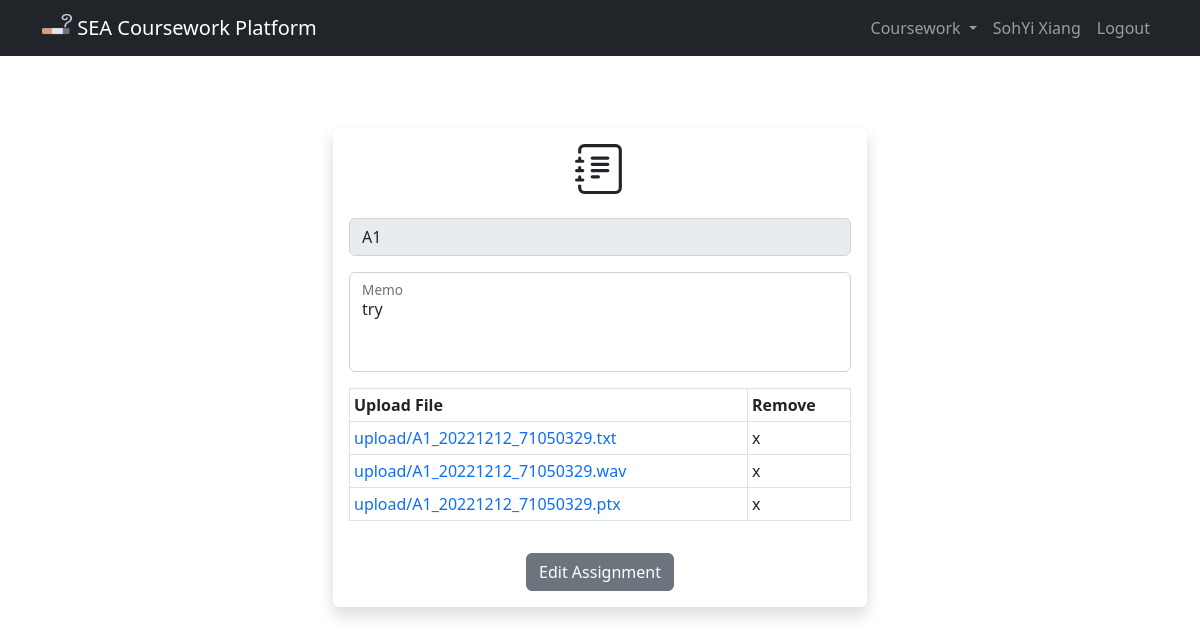
/coursework/5/assignment/5/edit (signed in), run on an earlier commit of the app's database.
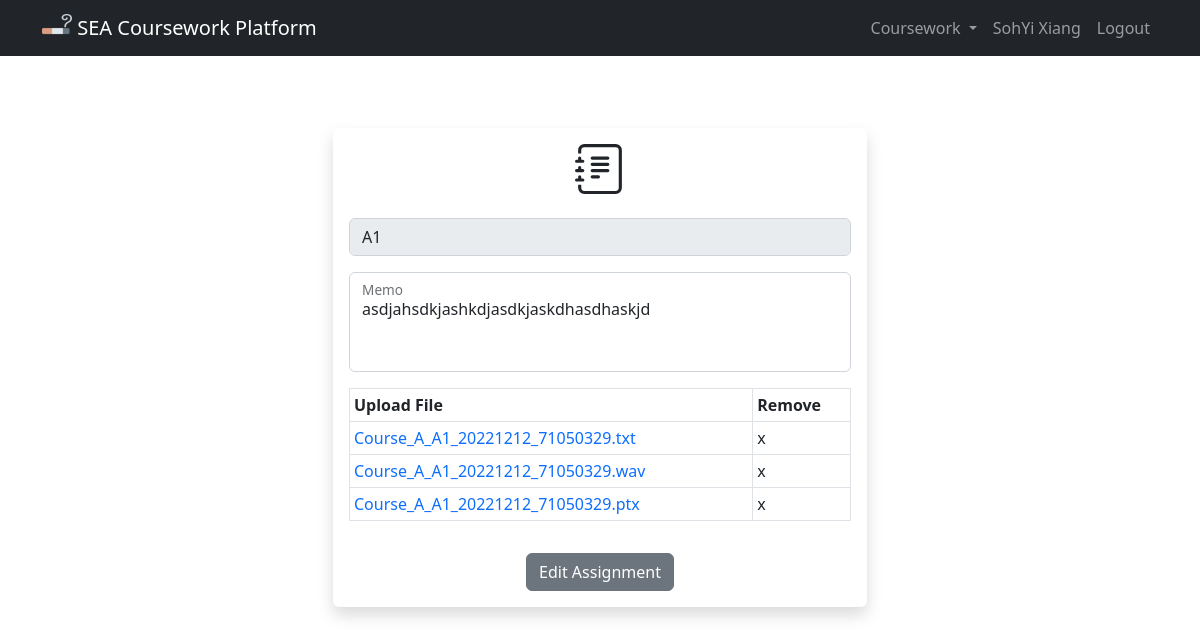
And on a later commit of the database.
### coursework/models.py (models this page shows, shortened)
class AssigmentStatus(models.Model):
    assignment = models.ForeignKey(
        Assignment,
        on_delete=models.PROTECT,
        related_name="status"
    )
    student = models.ForeignKey(
        User,
        on_delete=models.PROTECT,
        related_name="assignment_student"
    )
    memo = models.TextField(
        blank=True,
        null=True
    )

class UploadFile(models.Model):
    assignment = models.ForeignKey(
        AssigmentStatus,
        on_delete=models.CASCADE,
        related_name="upload_file"
    )
    file = models.FileField(upload_to=path_and_rename)

### coursework/views.py (the view)
@login_required
def edit_assignment(request, coursework_id, assignment_id):
    user = request.user
    assignment = Assignment.objects.get(pk=int(assignment_id))
    if user_in_coursework(user, coursework_id, assignment):
        if request.method == "POST":
            return
        else:
            assigment_status = AssigmentStatus.objects.get(
                assignment=assignment,
                student=user
            )
            return render(request, "coursework/edit_assignment.html", {
                "assignment": assignment,
                "assigment_status": assigment_status,
                "upload_file": UploadFile.objects.filter(assignment=assigment_status)
            })
    else:
        messages.error(
            request, "Something went wrong!"
        )
        return HttpResponseRedirect(reverse("index"))

### coursework/models.py (called while the page is built)
    def __str__(self):
        return self.name

    def __str__(self):
        return self.title

### coursework/views.py (called while the page is built)
def user_in_coursework(user, coursework_id, assignment):
    coursework = Coursework.objects.get(pk=int(coursework_id))
    if user in coursework.taken_person.all() and assignment.coursework == coursework:
        return True
    else:
        return False

### coursework/templates/coursework/edit_assignment.html (shortened to what this page needs)
{% extends "coursework/layout.html" %}
{% block body %}
<section>
  <div class="container mt-5 pt-5">
    <div class="row">
      <div class="col-12 col-sm-8 col-md-6 m-auto">
        <div class="card border-0 shadow">
          <div class="card-body">
            <div class="text-center">
            </div>
            <form action="" class="needs-validation" method="post" novalidate>
              <div class="mb-3">
                <input type="text" id="disabledTextInput" class="form-control" value="{{ assignment }}" disabled>
              </div>
              <div class="form-floating mb-3">
                <textarea class="form-control" id="floatingTextarea2" name="memo" style="height: 100px; resize: none"
                  placeholder="Memo" autofocus>{{ assigment_status.memo }}</textarea>
                <label for="floatingTextarea2">Memo</label>
              </div>
              <div class="mb-3 overflow-auto">
                <table class="table table-bordered table-sm">
                  <thead>
                    <tr>
                      <th scope="col">Upload File</th>
                      <th scope="col">Remove</th>
                    </tr>
                  </thead>
                  <tbody>
                    {% for file in upload_file.all %}
                    <tr>
                      <td>
                        <a href="{{ file.file.url }}" style="text-decoration: none;">
                          {{ file.file }}
                        </a>
                      </td>
                      <td>x</td>
                    </tr>
                    {% endfor %}
                  </tbody>
                </table>
              </div>
              <div class="text-center mt-3">
                <button class="btn btn-secondary">Edit Assignment</button>
              </div>
            </form>
          </div>
        </div>
      </div>
    </div>
  </div>
</section>
{% endblock %}

What changed in the data, as far as the page shows it:
removed AssigmentStatus: memo "try"
removed UploadFile: file "upload/A1_20221212_71050329.txt"
removed UploadFile: file "upload/A1_20221212_71050329.wav"
removed UploadFile: file "upload/A1_20221212_71050329.ptx"
added AssigmentStatus: memo "asdjahsdkjashkdjasdkjaskdhasdhaskjd"
added UploadFile: file "Course_A_A1_20221212_71050329.txt"
added UploadFile: file "Course_A_A1_20221212_71050329.wav"
added UploadFile: file "Course_A_A1_20221212_71050329.ptx"
